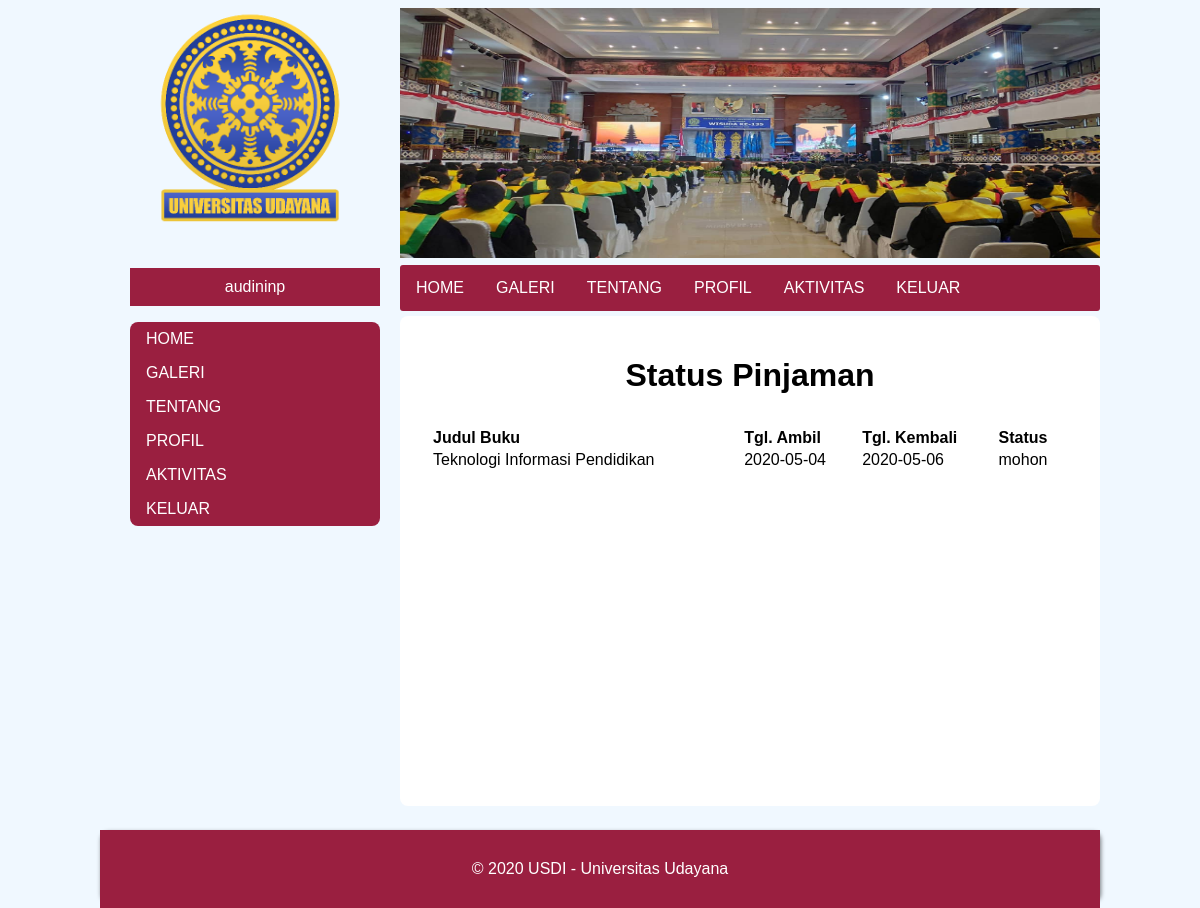
/peminjaman-user.php (signed in), run on the app's committed database.
### tables this page shows
CREATE TABLE `pinjaman` (
  `id_pinjam` int(11) NOT NULL,
  `id_buku` int(11) NOT NULL,
  `id_user` int(11) NOT NULL,
  `tgl_ambil` date NOT NULL,
  `tgl_kembali` date NOT NULL,
  `status` enum('mohon','dipinjam','dikembalikan','batal') NOT NULL DEFAULT 'mohon'
);

CREATE TABLE `buku` (
  `id_buku` int(11) NOT NULL,
  `judul` varchar(100) NOT NULL,
  `tahun` int(11) NOT NULL,
  `penulis` varchar(100) NOT NULL,
  `ISBN` varchar(13) NOT NULL,
  `pic` varchar(100) NOT NULL,
  `kategori` varchar(32) NOT NULL,
  `rak` int(11) NOT NULL,
  `stok` int(11) NOT NULL
);

### db-con.php (called while the page is built, shortened)
<?php
class database{
	var $host = "localhost:3306";
	var $username = "root";
	var $password = "";
	var $database = "final_praktikum";
	function __construct(){
		$this->koneksi = mysqli_connect($this->host, $this->username, $this->password,$this->database);
	}
}
?>

### peminjaman-user.php (the view, shortened to what this page needs)
<!DOCTYPE html>
<html lang="en">
<head>
    <?php include "style.php"; ?>
    <link rel="stylesheet" href="css/kontak.css">
</head>
<?php
$id_user = $_SESSION['id'];
$query = "SELECT * FROM pinjaman INNER JOIN buku WHERE pinjaman.id_buku=buku.id_buku AND pinjaman.id_user=$id_user;"
?>
<body>
    <div id="main-content">
        <?php include 'header-sidebar.php';?>
        <div id="isi">
            <center>
                <h1 style="text-align: center;">Status Pinjaman</h1>
                <table style="text-align: left;padding:10px;width:100%;">
                    <tr>
                        <th>Judul Buku</th>
                        <th>Tgl. Ambil</th>
                        <th>Tgl. Kembali</th>
                        <th>Status</th>
                    </tr>
                    <?php
                    include_once("db-con.php");
                    $database = new database();
                    $result = mysqli_query($database->koneksi,$query);
                    while($pj = mysqli_fetch_assoc($result)){
                        echo "<tr>
                                <td>".$pj['judul']."</td>
                                <td>".$pj['tgl_ambil']."</td>
                                <td>".$pj['tgl_kembali']."</td>
                                <td>".$pj['status']."</td>
                            </tr>";
                    }
                    ?>
                </table>
            </center>
        </div>
        <div id="footer">
            <p align="center">© 2020 USDI -  Universitas Udayana</p>
        </div>
    </div>
</body>
</html>

### css/user.css (style rules this page uses)
body { background-color: aliceblue; }
#footer { width: auto; height: 70px; background-color: #191970; border-radius: 8px; box-shadow: 1px 2px 4px rgba(0, 0, 0, .5); }
#footer p { color:white; padding: 30px ; text-align: center; background-color: #9a1f40; }

### css/kontak.css (style rules this page uses)
* { font-family: sans-serif; }
#main-content { margin: 0 auto; width: 1000px; height: auto; }
#isi { margin-top: 8px; margin-bottom: 8px; padding: 20px; width: 660px; height: 450px; float: right; background: white; border-radius: 8px; }

### data on the page
pinjaman: id_buku.judul "Teknologi Informasi Pendidikan", tgl_ambil "2020-05-04", tgl_kembali "2020-05-06", status "mohon"

### other printed values
$_SESSION['nama'] "audininp"
